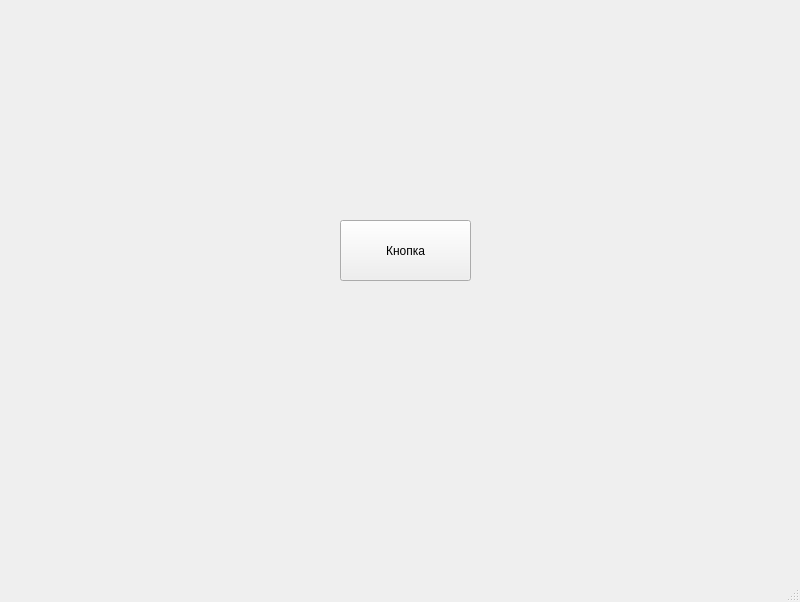
<?xml version="1.0" encoding="UTF-8"?>
<ui version="4.0">
 <class>MainWindow</class>
 <widget class="QMainWindow" name="MainWindow">
  <property name="geometry">
   <rect>
    <x>0</x>
    <y>0</y>
    <width>800</width>
    <height>602</height>
   </rect>
  </property>
  <property name="windowTitle">
   <string>MainWindow</string>
  </property>
  <widget class="QWidget" name="centralwidget">
   <widget class="QPushButton" name="btn">
    <property name="geometry">
     <rect>
      <x>340</x>
      <y>220</y>
      <width>131</width>
      <height>61</height>
     </rect>
    </property>
    <property name="text">
     <string>Кнопка</string>
    </property>
   </widget>
  </widget>
  <widget class="QMenuBar" name="menubar">
   <property name="geometry">
    <rect>
     <x>0</x>
     <y>0</y>
     <width>800</width>
     <height>22</height>
    </rect>
   </property>
  </widget>
  <widget class="QStatusBar" name="statusbar"/>
 </widget>
 <resources/>
 <connections/>
</ui>
